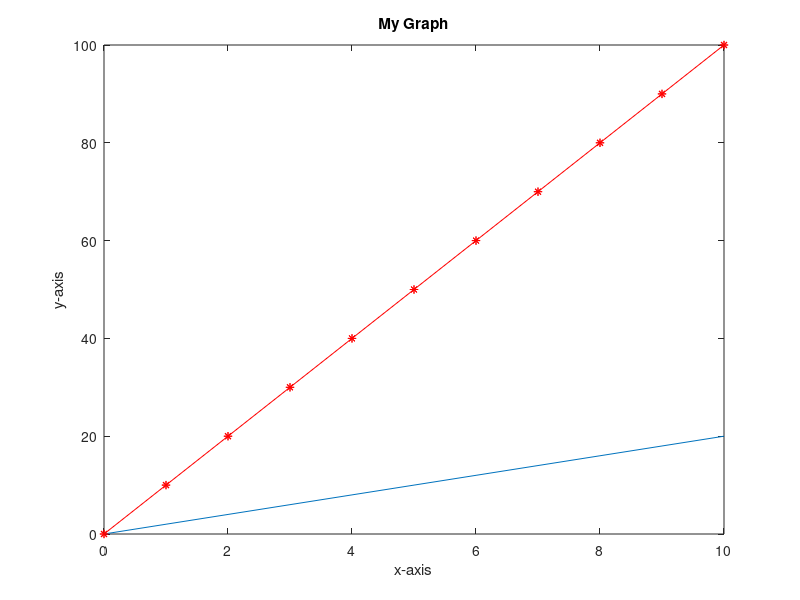

The MATLAB script that drew this image:
clc
clear all
help plot

x1 = [0 : 1 : 10]
y1 = 2*x1

plot(x1, y1)
hold on % 다음 plot이 실행되도 안 사라짐
x2 = [0:1:10]
y2 = 10*x2

% r은 색, x축 y축 이름, 그래프 제목 설정
plot(x1, y2, 'r*') % * 이나 . 같은걸 붙이면 다르게 볼 수 있음
xlabel('x-axis')
ylabel('y-axis')
title('My Graph')

% r은 색, x축 y축 이름, 그래프 제목 설정
plot(x1, y2, 'r-*') % 선과 * 같이 사용 
xlabel('x-axis')
ylabel('y-axis')
title('My Graph')
